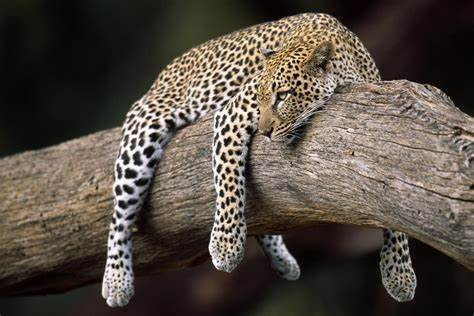
#> input picture OIP.jfif, 474 x 316 px, found by its file name
$ jupyter execute imageSegmentation.ipynb
#> lines starting #> are read from the running program, lines starting #| are printed output that depends on the picture; after the words box and inside, x2 and y2 are one past the last pixel; in counts of white or black regions, pixels touching at a corner belong together
[cell 1]
## Thresholding Based Image Segmentation::

##Otsu's Thresholding

import cv2
import matplotlib.pyplot as plt
import numpy as np

img=cv2.imread("C:\\Users\\M.Tech DS006\\Desktop\\OIP.jfif",0)
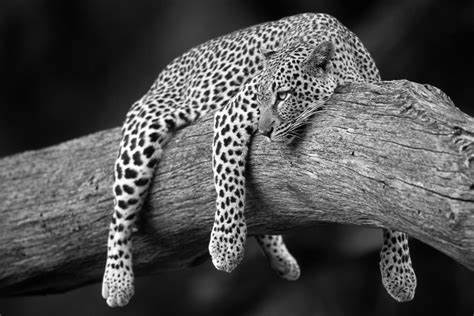
#> img: shape (316, 474); min 0, max 255, mean 78.6

ret,thresh=cv2.threshold(img,0,255,cv2.THRESH_BINARY+cv2.THRESH_OTSU)
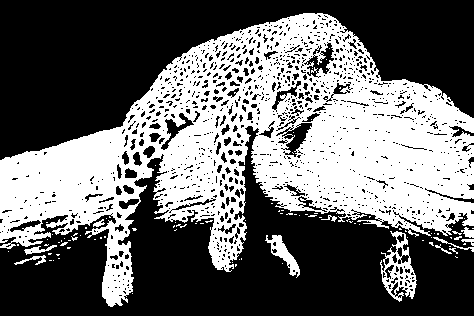
#> thresh: shape (316, 474); 41.5% white; 97 white regions (85 under 20 px), largest, box (x1, y1, x2, y2) and area: (0, 13, 474, 307) 59591, (380, 231, 417, 302) 1075, (265, 235, 300, 278) 487
#> ret = 88

plt.figure(figsize=(10,5))
plt.subplot(1,2,1)
plt.title('Original Image')
plt.imshow(img)

plt.subplot(1,2,2)
plt.title("Otsu Thresholding")
plt.imshow(thresh)

plt.show()

[cell 2]
## Edge Based Segmentation

## Canny Edge Detection

img=cv2.imread("C:\\Users\\M.Tech DS006\\Desktop\\OIP.jfif",0)

edges=cv2.Canny(img,100,200)
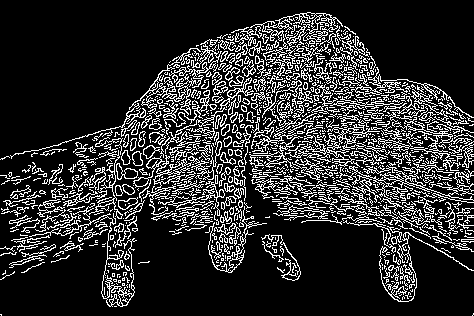
#> edges: shape (316, 474); 18.2% white in thin lines or dots

plt.figure(figsize=(10,5))
plt.subplot(1,2,1)
plt.title("Original Image")
plt.imshow(img)

plt.subplot(1,2,2)
plt.title("Canny Edge Detected Image")
plt.imshow(edges)

plt.show()

[cell 3]
## Region Segmentaion using K-Means Clustering

import cv2
import matplotlib.pyplot as plt
import numpy as np

img=cv2.imread('C:\\Users\\M.Tech DS006\\Desktop\\OIP.jfif')
#> img is the input picture: shape (316, 474, 3); mean B, G, R 68.1, 76.7, 86.1
img=cv2.cvtColor(img,cv2.COLOR_BGR2RGB)

#Reshape the img to a 2D array of pixels
pixelVal=img.reshape((-1,3))
pixelVal=np.float32(pixelVal)

#Define Criteria and Apply K-means
criteria=(cv2.TERM_CRITERIA_EPS+ cv2.TERM_CRITERIA_MAX_ITER,100,0.2)
k=3
_,labels,centers=cv2.kmeans(pixelVal,k,None,criteria,10,cv2.KMEANS_RANDOM_CENTERS)
#> centers = [[29.38, 24.34, 20.04], [197.1, 182.3, 169.7], [124.6, 110.7, 96.5]]

#Convert back to 8-bit Values
centers=np.uint8(centers)
#> centers = [[29, 24, 20], [197, 182, 169], [124, 110, 96]]
labels=labels.flatten()

#Convert all Pixels to the color of the centroids
segmentedIMG=centers[labels.flatten()]
segmentedIMG=segmentedIMG.reshape(img.shape)
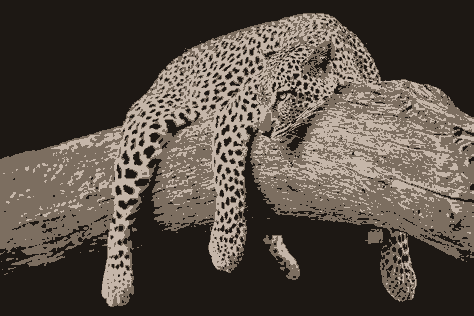
#> segmentedIMG: shape (316, 474, 3); mean R, G, B 85.7, 76.3, 67.8


plt.figure(figsize=(10,5))
plt.subplot(1,2,1)
plt.title("Original Image")
plt.imshow(img)

plt.subplot(1,2,2)
plt.title("K-Means Segmentation")
plt.imshow(segmentedIMG)

plt.show()

[cell 4]
import cv2
import numpy as np
import matplotlib.pyplot as plt

# Load the image
image = cv2.imread('C:\\Users\\M.Tech DS006\\Desktop\\OIP.jfif')
gray = cv2.cvtColor(image, cv2.COLOR_BGR2GRAY)
ret, thresh = cv2.threshold(gray, 0, 255, cv2.THRESH_BINARY_INV + cv2.THRESH_OTSU)

# Noise removal
kernel = np.ones((3, 3), np.uint8)
opening = cv2.morphologyEx(thresh, cv2.MORPH_OPEN, kernel, iterations=2)
#> opening: shape (316, 474); 50.4% white; 4 black regions (2 under 20 px), largest, box (x1, y1, x2, y2) and area: (0, 13, 474, 307) 73734, (265, 235, 300, 278) 566

# Sure background area
sure_bg = cv2.dilate(opening, kernel, iterations=3)
#> sure_bg: shape (316, 474); 57.1% white; 7 black regions (3 under 20 px), largest, box (x1, y1, x2, y2) and area: (0, 16, 474, 302) 63991, (270, 238, 285, 255) 108, (138, 158, 149, 176) 72, (286, 256, 296, 273) 38

# Finding sure foreground area
dist_transform = cv2.distanceTransform(opening, cv2.DIST_L2, 5)
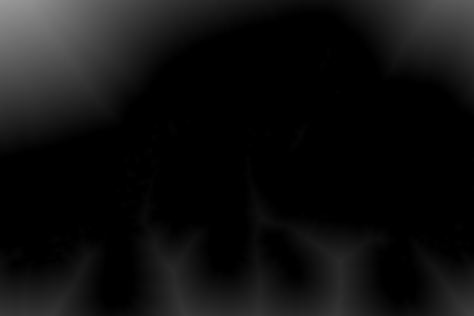
#> dist_transform: shape (316, 474) float32; min 0, max 153.8, mean 15.8
ret, sure_fg = cv2.threshold(dist_transform, 0.7 * dist_transform.max(), 255, 0)
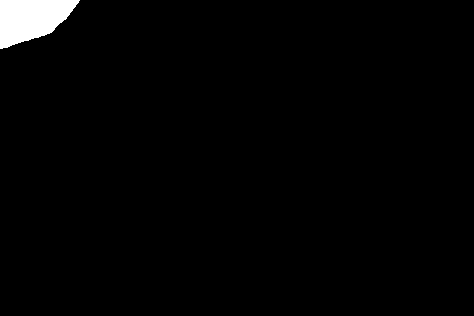
#> sure_fg: shape (316, 474) float32; 1.8% white; 1 white region, box (x1, y1, x2, y2) and area: (0, 0, 80, 49) 2635
#> ret = 107.6

# Finding unknown region
sure_fg = np.uint8(sure_fg)
unknown = cv2.subtract(sure_bg, sure_fg)
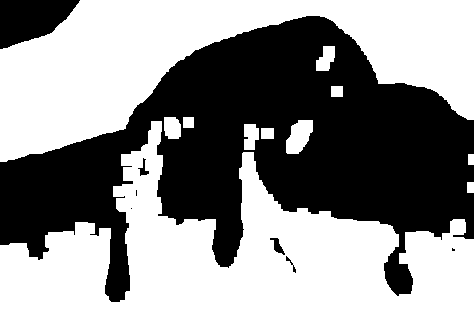
#> unknown: shape (316, 474); 55.4% white; 8 black regions (3 under 20 px), largest, box (x1, y1, x2, y2) and area: (0, 16, 474, 302) 63991, (0, 0, 80, 49) 2635, (270, 238, 285, 255) 108, (138, 158, 149, 176) 72, (286, 256, 296, 273) 38

# Marker labelling
ret, markers = cv2.connectedComponents(sure_fg)
#> ret = 2

# Add one to all labels so that sure background is not 0, but 1
markers = markers + 1

# Mark the region of unknown with zero
markers[unknown == 0] = 0

# Apply the Watershed algorithm
markers = cv2.watershed(image, markers)
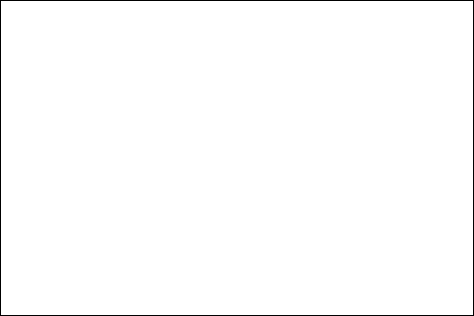
#> markers: shape (316, 474) int32; values -1 (black) and 1 (white), 98.9% white; black in thin lines or dots
image[markers == -1] = [255, 0, 0]
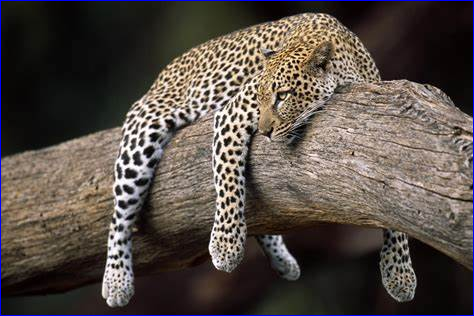
#> image: shape (316, 474, 3); 1.05% of pixels changed, all inside (x1, y1, x2, y2) = (0, 0, 474, 316)

# Display the results
plt.figure(figsize=(10, 5))
plt.subplot(1, 2, 1)
plt.title('Original Image')
plt.imshow(cv2.cvtColor(image, cv2.COLOR_BGR2RGB))
plt.axis('off')

plt.subplot(1, 2, 2)
plt.title('Watershed Segmentation')
plt.imshow(cv2.cvtColor(image, cv2.COLOR_BGR2RGB))
plt.axis('off')

plt.show()
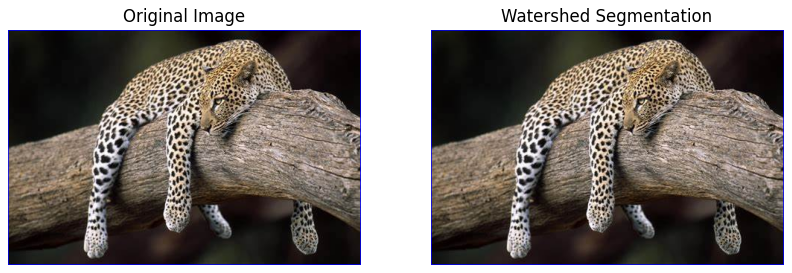
#> figure drawn by matplotlib, 2 panels

$ run again, with compressedImage.jpg saved as OIP.jfif
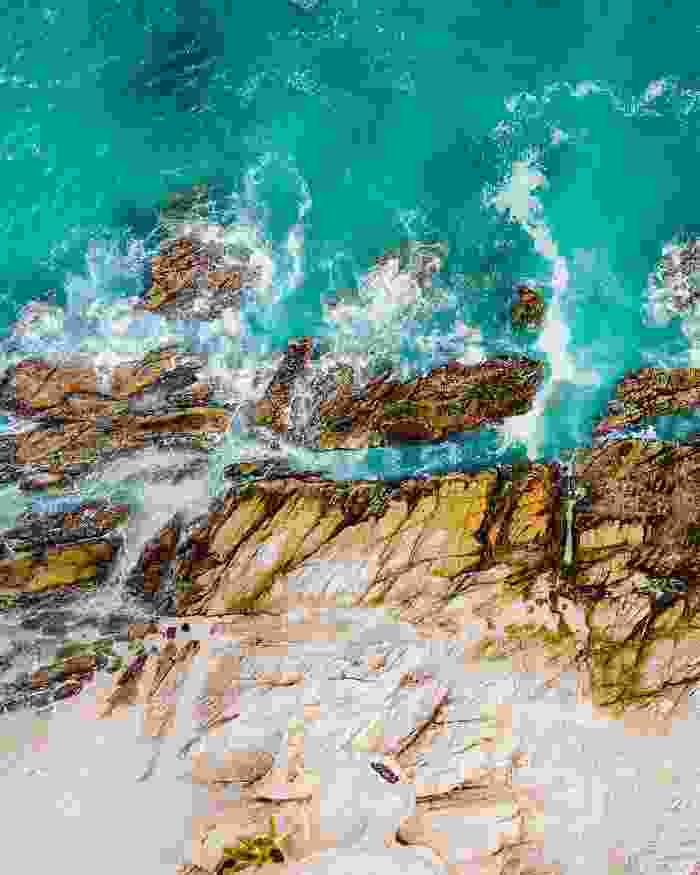
#> input picture compressedImage.jpg, 700 x 875 px, found by its file name
#> `ret,thresh=cv2.threshold(img,0,255,cv2.THRESH_BINARY+cv2.THRESH_OTSU)`:
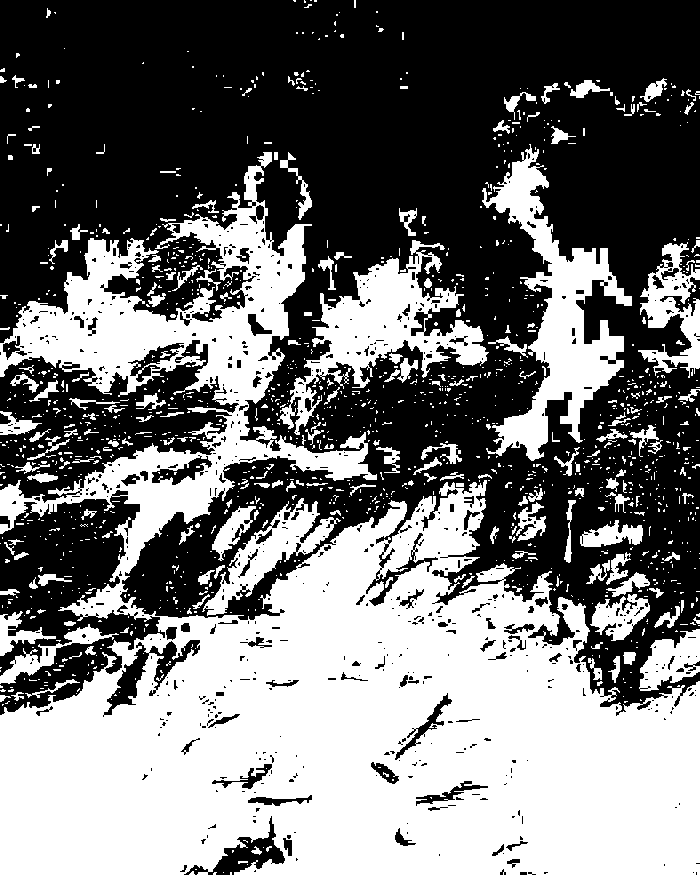
#> thresh: shape (875, 700); 45.4% white; 1386 white regions (1171 under 20 px), largest, box (x1, y1, x2, y2) and area: (0, 152, 700, 875) 214368, (482, 144, 632, 461) 14813, (277, 240, 489, 435) 11959
#> `ret,thresh=cv2.threshold(img,0,255,cv2.THRESH_BINARY+cv2.THRESH_OTSU)`: ret = 145
#> edges: shape (875, 700); 13.3% white in thin lines or dots
#> img is the input picture: shape (875, 700, 3); mean B, G, R 142.4, 153.5, 115.9
#> `_,labels,centers=cv2.kmeans(pixelVal,k,None,criteria,10,cv2.KMEANS_RAN..`: centers = [[104.5, 84.29, 58], [196.4, 194.1, 184.2], [19.63, 145.5, 142.6]]
#> `centers=np.uint8(centers)`: centers = [[104, 84, 57], [196, 194, 184], [19, 145, 142]]
#> opening: shape (875, 700); 49% white; 155 white regions (1 under 20 px), largest, box (x1, y1, x2, y2) and area: (0, 0, 700, 703) 251166, (0, 363, 220, 500) 13894, (0, 496, 158, 646) 12652
#> sure_bg: shape (875, 700); 60.5% white; 123 black regions (67 under 20 px), largest, box (x1, y1, x2, y2) and area: (0, 478, 700, 875) 172833, (0, 169, 365, 616) 34514, (487, 150, 629, 456) 11373
#> `ret, sure_fg = cv2.threshold(dist_transform, 0.7 * dist_transform.max(..`: ret = 65.6
#> `ret, markers = cv2.connectedComponents(sure_fg)`: ret = 5
#> image: shape (875, 700, 3); 0.51% of pixels changed, all inside (x1, y1, x2, y2) = (0, 0, 700, 875)
#> `plt.show()`:
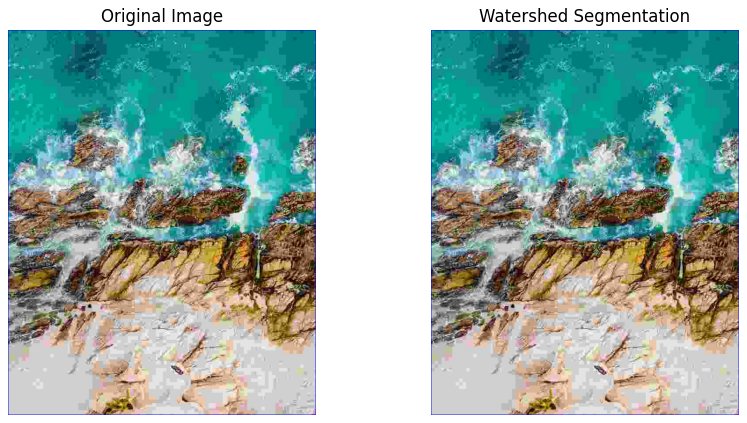
#> figure drawn by matplotlib, 2 panels
